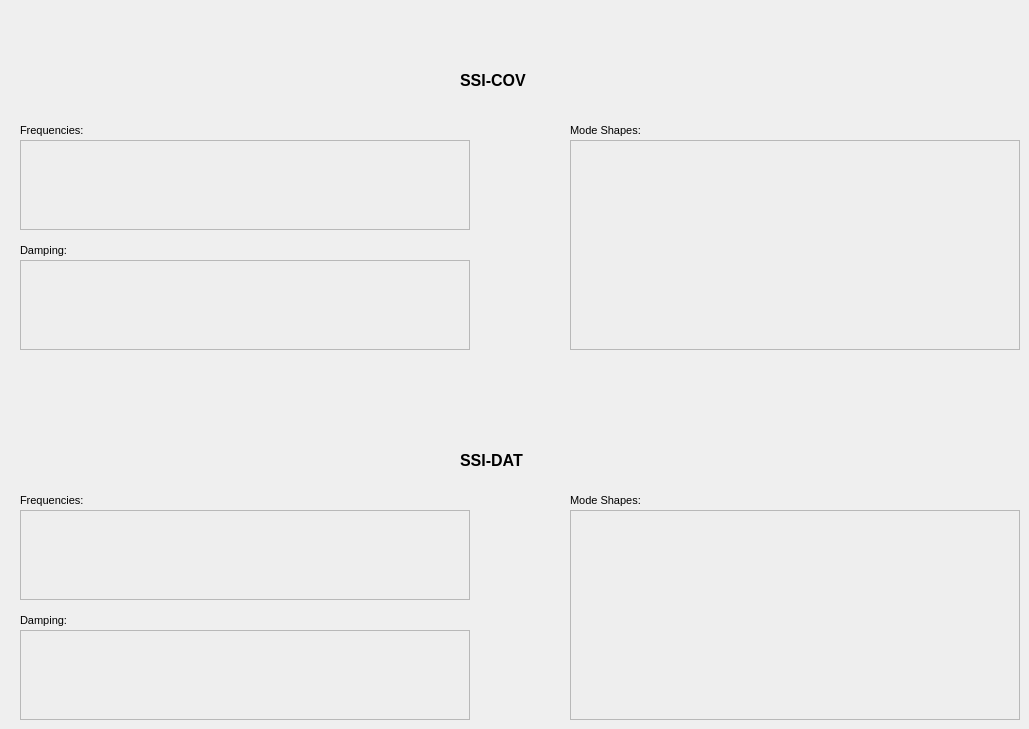
    <widget class="QWidget" name="tab_SSI_res">
     <attribute name="title">
      <string>SSI_res</string>
     </attribute>
     <widget class="QLabel" name="label_justdisplay_30">
      <property name="geometry">
       <rect>
        <x>20</x>
        <y>490</y>
        <width>100</width>
        <height>20</height>
       </rect>
      </property>
      <property name="font">
       <font>
        <pointsize>8</pointsize>
       </font>
      </property>
      <property name="text">
       <string>Frequencies:</string>
      </property>
     </widget>
     <widget class="QLabel" name="label_justdisplay_31">
      <property name="geometry">
       <rect>
        <x>460</x>
        <y>70</y>
        <width>130</width>
        <height>20</height>
       </rect>
      </property>
      <property name="font">
       <font>
        <pointsize>12</pointsize>
        <weight>75</weight>
        <bold>true</bold>
       </font>
      </property>
      <property name="text">
       <string>SSI-COV</string>
      </property>
     </widget>
     <widget class="QTableWidget" name="tableWidget_ModeSsiCov">
      <property name="geometry">
       <rect>
        <x>570</x>
        <y>140</y>
        <width>450</width>
        <height>210</height>
       </rect>
      </property>
      <property name="styleSheet">
       <string notr="true">background-color: rgb(238, 238, 238);</string>
      </property>
     </widget>
     <widget class="QTableWidget" name="tableWidget_DampSsiCov">
      <property name="geometry">
       <rect>
        <x>20</x>
        <y>260</y>
        <width>450</width>
        <height>90</height>
       </rect>
      </property>
      <property name="styleSheet">
       <string notr="true">background-color: rgb(238, 238, 238);</string>
      </property>
     </widget>
     <widget class="QLabel" name="label_justdisplay_32">
      <property name="geometry">
       <rect>
        <x>20</x>
        <y>240</y>
        <width>80</width>
        <height>20</height>
       </rect>
      </property>
      <property name="font">
       <font>
        <pointsize>8</pointsize>
       </font>
      </property>
      <property name="text">
       <string>Damping:</string>
      </property>
     </widget>
     <widget class="QTableWidget" name="tableWidget_FreqSsiDat">
      <property name="geometry">
       <rect>
        <x>20</x>
        <y>510</y>
        <width>450</width>
        <height>90</height>
       </rect>
      </property>
      <property name="styleSheet">
       <string notr="true">background-color: rgb(238, 238, 238);</string>
      </property>
     </widget>
     <widget class="QTableWidget" name="tableWidget_DampSsiDat">
      <property name="geometry">
       <rect>
        <x>20</x>
        <y>630</y>
        <width>450</width>
        <height>90</height>
       </rect>
      </property>
      <property name="styleSheet">
       <string notr="true">background-color: rgb(238, 238, 238);</string>
      </property>
     </widget>
     <widget class="QTableWidget" name="tableWidget_ModeSsiDat">
      <property name="geometry">
       <rect>
        <x>570</x>
        <y>510</y>
        <width>450</width>
        <height>210</height>
       </rect>
      </property>
      <property name="styleSheet">
       <string notr="true">background-color: rgb(238, 238, 238);</string>
      </property>
     </widget>
     <widget class="QLabel" name="label_justdisplay_33">
      <property name="geometry">
       <rect>
        <x>20</x>
        <y>120</y>
        <width>100</width>
        <height>20</height>
       </rect>
      </property>
      <property name="font">
       <font>
        <pointsize>8</pointsize>
       </font>
      </property>
      <property name="text">
       <string>Frequencies:</string>
      </property>
     </widget>
     <widget class="QLabel" name="label_justdisplay_34">
      <property name="geometry">
       <rect>
        <x>20</x>
        <y>610</y>
        <width>80</width>
        <height>20</height>
       </rect>
      </property>
      <property name="font">
       <font>
        <pointsize>8</pointsize>
       </font>
      </property>
      <property name="text">
       <string>Damping:</string>
      </property>
     </widget>
     <widget class="QLabel" name="label_justdisplay_35">
      <property name="geometry">
       <rect>
        <x>460</x>
        <y>450</y>
        <width>130</width>
        <height>20</height>
       </rect>
      </property>
      <property name="font">
       <font>
        <pointsize>12</pointsize>
        <weight>75</weight>
        <bold>true</bold>
       </font>
      </property>
      <property name="text">
       <string>SSI-DAT</string>
      </property>
     </widget>
     <widget class="QTableWidget" name="tableWidget_FreqSsiCov">
      <property name="geometry">
       <rect>
        <x>20</x>
        <y>140</y>
        <width>450</width>
        <height>90</height>
       </rect>
      </property>
      <property name="styleSheet">
       <string notr="true">background-color: rgb(238, 238, 238);</string>
      </property>
     </widget>
     <widget class="QLabel" name="label_justdisplay_36">
      <property name="geometry">
       <rect>
        <x>570</x>
        <y>120</y>
        <width>110</width>
        <height>20</height>
       </rect>
      </property>
      <property name="font">
       <font>
        <pointsize>8</pointsize>
       </font>
      </property>
      <property name="text">
       <string>Mode Shapes:</string>
      </property>
     </widget>
     <widget class="QLabel" name="label_justdisplay_51">
      <property name="geometry">
       <rect>
        <x>570</x>
        <y>490</y>
        <width>110</width>
        <height>20</height>
       </rect>
      </property>
      <property name="font">
       <font>
        <pointsize>8</pointsize>
       </font>
      </property>
      <property name="text">
       <string>Mode Shapes:</string>
      </property>
     </widget>
    </widget>
